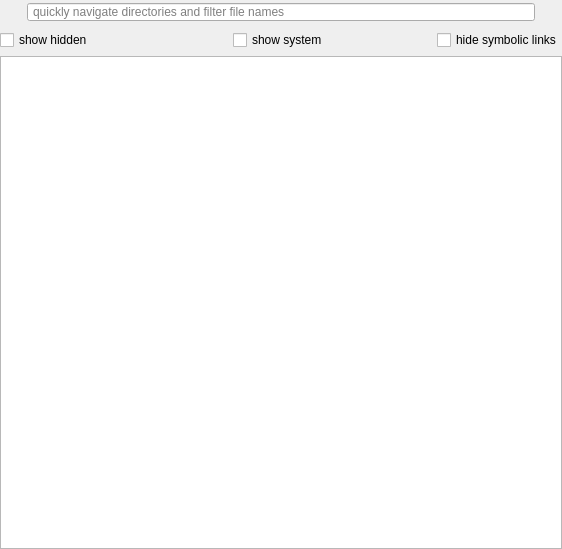
<?xml version="1.0" encoding="UTF-8"?>
<ui version="4.0">
 <class>FilePickerWidget</class>
 <widget class="QWidget" name="FilePickerWidget">
  <property name="geometry">
   <rect>
    <x>0</x>
    <y>0</y>
    <width>562</width>
    <height>549</height>
   </rect>
  </property>
  <property name="windowTitle">
   <string>Select files and directories</string>
  </property>
  <layout class="QVBoxLayout" name="filePickerLayout">
   <property name="spacing">
    <number>6</number>
   </property>
   <property name="leftMargin">
    <number>0</number>
   </property>
   <property name="topMargin">
    <number>0</number>
   </property>
   <property name="rightMargin">
    <number>0</number>
   </property>
   <property name="bottomMargin">
    <number>0</number>
   </property>
   <item>
    <widget class="QWidget" name="topWidget" native="true">
     <layout class="QHBoxLayout" name="topWidgetLayout">
      <property name="spacing">
       <number>3</number>
      </property>
      <property name="leftMargin">
       <number>0</number>
      </property>
      <property name="topMargin">
       <number>0</number>
      </property>
      <property name="rightMargin">
       <number>0</number>
      </property>
      <property name="bottomMargin">
       <number>0</number>
      </property>
      <item>
       <widget class="QPushButton" name="homeButton">
        <property name="sizePolicy">
         <sizepolicy hsizetype="Fixed" vsizetype="Fixed">
          <horstretch>0</horstretch>
          <verstretch>0</verstretch>
         </sizepolicy>
        </property>
        <property name="minimumSize">
         <size>
          <width>24</width>
          <height>24</height>
         </size>
        </property>
        <property name="maximumSize">
         <size>
          <width>24</width>
          <height>24</height>
         </size>
        </property>
        <property name="focusPolicy">
         <enum>Qt::NoFocus</enum>
        </property>
        <property name="toolTip">
         <string>Browse to your home directory</string>
        </property>
        <property name="text">
         <string/>
        </property>
        <property name="icon">
         <iconset resource="../resources/resources.qrc">
          <normaloff>:/icons/home.png</normaloff>:/icons/home.png</iconset>
        </property>
        <property name="flat">
         <bool>true</bool>
        </property>
       </widget>
      </item>
      <item>
       <widget class="QLineEdit" name="filterLineEdit">
        <property name="sizePolicy">
         <sizepolicy hsizetype="Minimum" vsizetype="Fixed">
          <horstretch>0</horstretch>
          <verstretch>0</verstretch>
         </sizepolicy>
        </property>
        <property name="toolTip">
         <string>Quickly navigate directories and filter file names using regular expressions</string>
        </property>
        <property name="styleSheet">
         <string notr="true">QLineEdit {
padding-left: 3px;
}</string>
        </property>
        <property name="placeholderText">
         <string>quickly navigate directories and filter file names</string>
        </property>
        <property name="clearButtonEnabled">
         <bool>true</bool>
        </property>
       </widget>
      </item>
      <item>
       <widget class="QPushButton" name="showOptionsButton">
        <property name="sizePolicy">
         <sizepolicy hsizetype="Fixed" vsizetype="Fixed">
          <horstretch>0</horstretch>
          <verstretch>0</verstretch>
         </sizepolicy>
        </property>
        <property name="minimumSize">
         <size>
          <width>24</width>
          <height>24</height>
         </size>
        </property>
        <property name="maximumSize">
         <size>
          <width>24</width>
          <height>24</height>
         </size>
        </property>
        <property name="focusPolicy">
         <enum>Qt::NoFocus</enum>
        </property>
        <property name="toolTip">
         <string>Display options</string>
        </property>
        <property name="text">
         <string/>
        </property>
        <property name="icon">
         <iconset resource="../resources/resources.qrc">
          <normaloff>:/icons/caret-bottom.png</normaloff>
          <normalon>:/icons/caret-top.png</normalon>:/icons/caret-bottom.png</iconset>
        </property>
        <property name="checkable">
         <bool>true</bool>
        </property>
        <property name="flat">
         <bool>true</bool>
        </property>
       </widget>
      </item>
     </layout>
    </widget>
   </item>
   <item>
    <widget class="QWidget" name="optionsContainer" native="true">
     <layout class="QHBoxLayout" name="optionsLayout">
      <property name="spacing">
       <number>-1</number>
      </property>
      <property name="leftMargin">
       <number>0</number>
      </property>
      <property name="topMargin">
       <number>0</number>
      </property>
      <property name="rightMargin">
       <number>0</number>
      </property>
      <property name="bottomMargin">
       <number>0</number>
      </property>
      <item alignment="Qt::AlignLeft">
       <widget class="QCheckBox" name="showHiddenCheckBox">
        <property name="toolTip">
         <string>List hidden files (on Unix, files starting with a &quot;.&quot;)</string>
        </property>
        <property name="text">
         <string>show hidden</string>
        </property>
       </widget>
      </item>
      <item alignment="Qt::AlignHCenter">
       <widget class="QCheckBox" name="showSystemCheckBox">
        <property name="toolTip">
         <string>List system files (on Unix, FIFOs, sockets and device files are included; on Windows, .lnk files are included)</string>
        </property>
        <property name="text">
         <string>show system</string>
        </property>
       </widget>
      </item>
      <item alignment="Qt::AlignRight">
       <widget class="QCheckBox" name="hideLinksCheckBox">
        <property name="toolTip">
         <string>Do not list symbolic links (ignored by operating systems that don't support symbolic links)</string>
        </property>
        <property name="text">
         <string>hide symbolic links</string>
        </property>
       </widget>
      </item>
     </layout>
    </widget>
   </item>
   <item>
    <widget class="QTreeView" name="treeView">
     <property name="alternatingRowColors">
      <bool>true</bool>
     </property>
     <property name="selectionMode">
      <enum>QAbstractItemView::SingleSelection</enum>
     </property>
     <property name="animated">
      <bool>true</bool>
     </property>
    </widget>
   </item>
  </layout>
 </widget>
 <tabstops>
  <tabstop>filterLineEdit</tabstop>
  <tabstop>showHiddenCheckBox</tabstop>
  <tabstop>showSystemCheckBox</tabstop>
  <tabstop>hideLinksCheckBox</tabstop>
  <tabstop>treeView</tabstop>
 </tabstops>
 <resources>
  <include location="../resources/resources.qrc"/>
 </resources>
 <connections/>
</ui>
